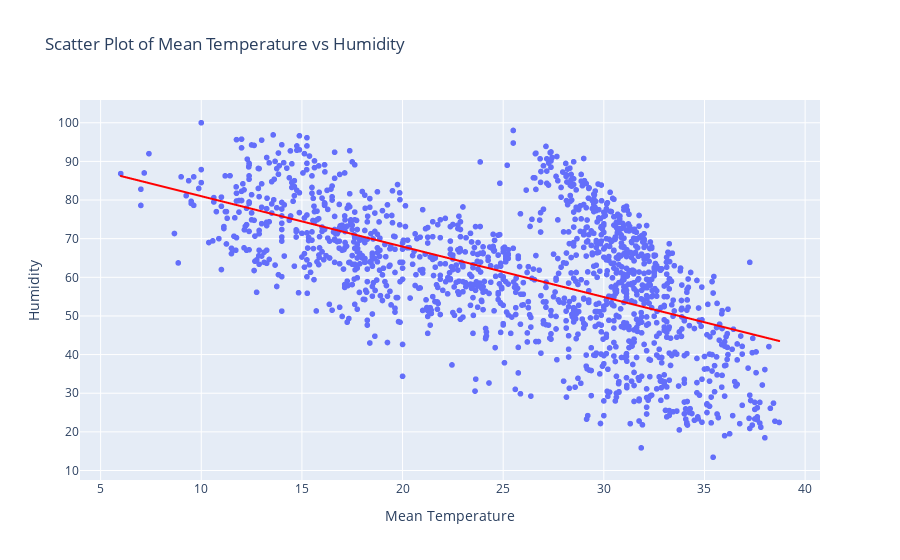

Notebook code cell kept with this figure:
### Code cell
# make a scatter plot between meantemp and humidity using plotly
fig = px.scatter(df, x="meantemp", y="humidity", 
                 title="Scatter Plot of Mean Temperature vs Humidity",
                 labels={"meantemp": "Mean Temperature", "humidity": "Humidity"},
                 trendline="ols",
                 trendline_color_override="red")
fig.show()

### Figure 1 — Plotly figure (JSON) as saved in the notebook; plotly's stock layout.template omitted (floating-point values rounded to 4 significant figures; data arrays with more than 128 entries replaced by an {"elided": "..."} marker saying what was removed)
{"data": [{"hovertemplate": "Mean Temperature=%{x}<br>Humidity=%{y}<extra></extra>", "legendgroup": "", "marker": {"color": "#636efa", "symbol": "circle"}, "mode": "markers", "name": "", "showlegend": false, "type": "scattergl", "x": {"elided": "1462 float values"}, "xaxis": "x", "y": {"elided": "1462 float values"}, "yaxis": "y"}, {"hovertemplate": "<b>OLS trendline</b><br>humidity = -1.30529 * meantemp + 94.0508<br>R<sup>2</sup>=0.327128<br><br>Mean Temperature=%{x}<br>Humidity=%{y} <b>(trend)</b><extra></extra>", "legendgroup": "", "line": {"color": "red"}, "marker": {"color": "#636efa", "symbol": "circle"}, "mode": "lines", "name": "", "showlegend": false, "type": "scattergl", "x": {"elided": "1462 float values"}, "xaxis": "x", "y": {"elided": "1462 float values"}, "yaxis": "y"}], "layout": {"legend": {"tracegroupgap": 0}, "title": {"text": "Scatter Plot of Mean Temperature vs Humidity"}, "xaxis": {"anchor": "y", "domain": [0, 1], "title": {"text": "Mean Temperature"}}, "yaxis": {"anchor": "x", "domain": [0, 1], "title": {"text": "Humidity"}}}}
